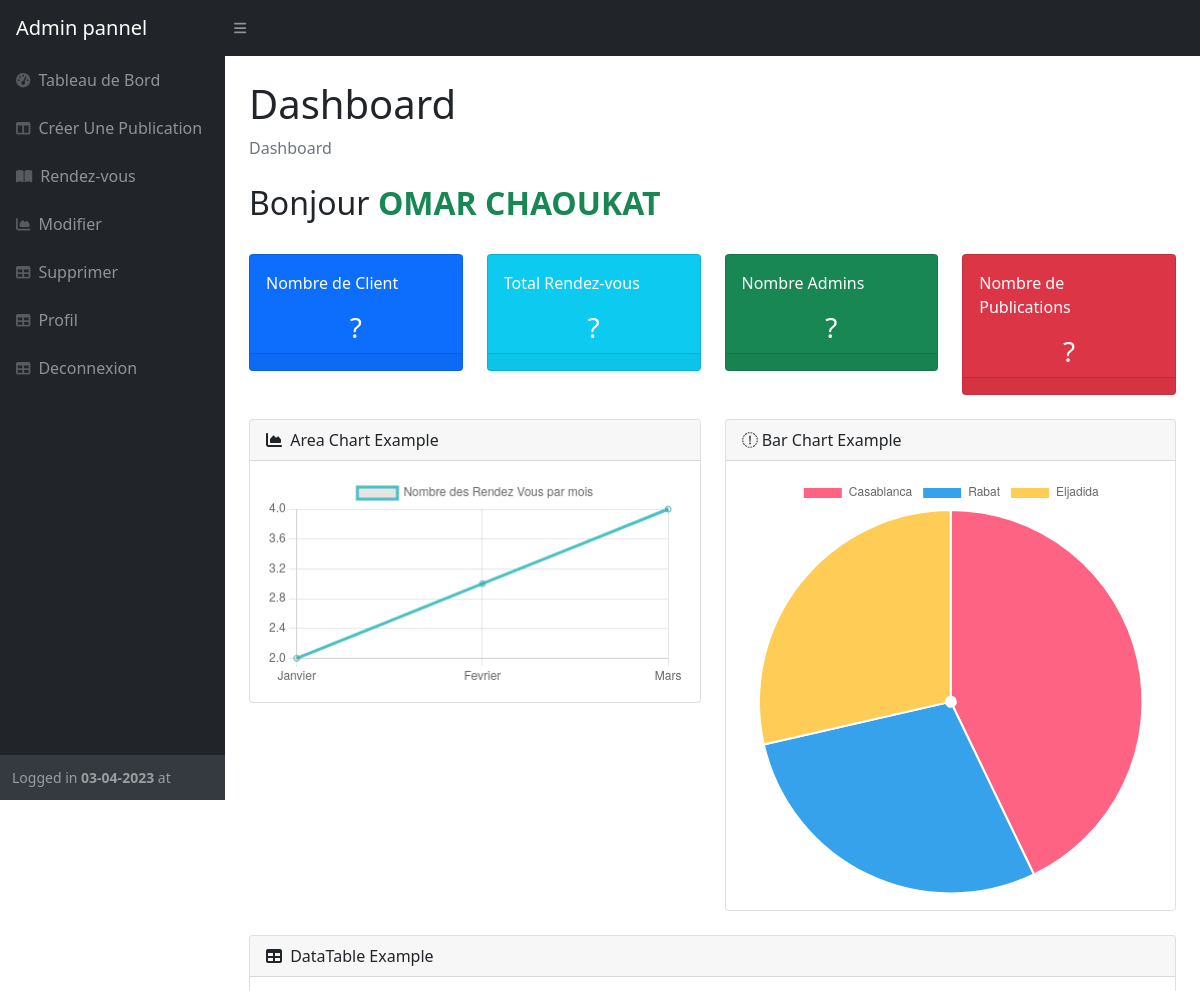
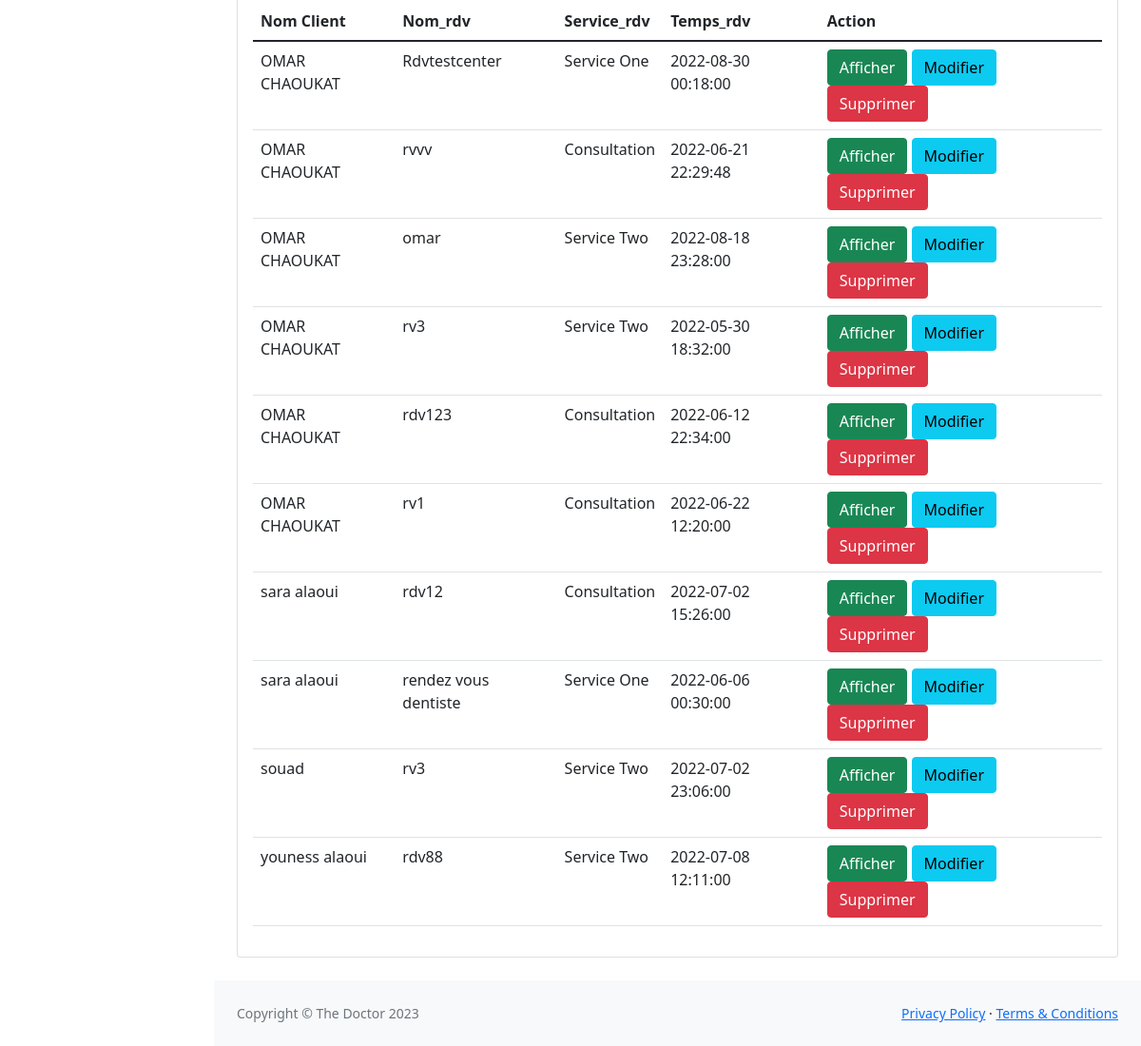
Page /views/admin/index.php (signed in) on the committed database (2 pictures, top to bottom).
### tables this page shows
CREATE TABLE `rendez_vous` (
  `rd_id` int(11) NOT NULL,
  `rd_name` varchar(255) NOT NULL,
  `rd_service` varchar(255) NOT NULL,
  `rd_time` timestamp NOT NULL DEFAULT current_timestamp() ON UPDATE current_timestamp(),
  `id_clt` int(11) NOT NULL
);

CREATE TABLE `clients` (
  `id` int(11) NOT NULL,
  `nom` varchar(50) DEFAULT NULL,
  `email` varchar(50) DEFAULT NULL,
  `ville` varchar(20) DEFAULT NULL,
  `pass` varchar(30) NOT NULL,
  `src` varchar(50) DEFAULT NULL
);

### model/dbcrud.php (called while the page is built, shortened)
<?php
class Crud{
public function rdv_clt(){
    require "connexion.php";
    $req=$db->prepare("SELECT rd_id,rd_name,
    rd_service,rd_time,clients.nom ,clients.id
    FROM rendez_vous
    INNER JOIN clients on clients.id=rendez_vous.id_clt ORDER BY clients.nom");
    $req->execute();
    $result=$req->fetchAll(PDO::FETCH_ASSOC);
    if($result){
        return $result;
    }
}
}
?>

### controller/statistics_data/table.php (the view, shortened to what this page needs)
<?php
require "../../model/dbcrud.php";
$obj = new Crud();
$data=$obj->rdv_clt();
echo "<table class='table table-hover'>";
echo "<thead>
<tr>
  <th scope=\"col\">Nom Client</th>
  <th scope=\"col\">Nom_rdv</th>
  <th scope=\"col\">Service_rdv</th>
  <th scope=\"col\">Temps_rdv</th>
  <th scope=\"col\">Action</th>
</tr>
</thead>
";
foreach($data as $d){
    echo "<tr>
       <td>{$d["nom"]}</td>
       <td>{$d["rd_name"]}</td>
       <td>{$d["rd_service"]}</td>
       <td>{$d["rd_time"]}</td>
       <td>
       <a href='../../controller/afficher.php?idclt={$d["id"]}' class='btn btn-success'>Afficher</a>
       <a href='modifier.php?idclt={$d["id"]}&idrdv={$d["rd_id"]}' class='btn btn-info'>Modifier</a>
       <a href='delete.php?idrdv={$d["rd_id"]}' class='btn btn-danger' onclick=\"confirm('Vous Voulez Vraiment Supprimer')\">Supprimer</a>
       </td>
       </tr>";
}
echo "</table>";
?>

### rows in the picture
rendez_vous: id_clt.nom "OMAR CHAOUKAT", rd_name "Rdvtestcenter", rd_service "Service One", rd_time "2022-08-30 00:18:00"
rendez_vous: id_clt.nom "OMAR CHAOUKAT", rd_name "rvvv", rd_service "Consultation", rd_time "2022-06-21 22:29:48"
rendez_vous: id_clt.nom "OMAR CHAOUKAT", rd_name "omar", rd_service "Service Two", rd_time "2022-08-18 23:28:00"
rendez_vous: id_clt.nom "OMAR CHAOUKAT", rd_name "rv3", rd_service "Service Two", rd_time "2022-05-30 18:32:00"
rendez_vous: id_clt.nom "OMAR CHAOUKAT", rd_name "rdv123", rd_service "Consultation", rd_time "2022-06-12 22:34:00"
rendez_vous: id_clt.nom "OMAR CHAOUKAT", rd_name "rv1", rd_service "Consultation", rd_time "2022-06-22 12:20:00"
rendez_vous: id_clt.nom "sara alaoui", rd_name "rdv12", rd_service "Consultation", rd_time "2022-07-02 15:26:00"
rendez_vous: id_clt.nom "sara alaoui", rd_name "rendez vous dentiste", rd_service "Service One", rd_time "2022-06-06 00:30:00"
rendez_vous: id_clt.nom "souad", rd_name "rv3", rd_service "Service Two", rd_time "2022-07-02 23:06:00"
rendez_vous: id_clt.nom "youness alaoui", rd_name "rdv88", rd_service "Service Two", rd_time "2022-07-08 12:11:00"

### other values in the picture
$bnj "Bonjour"
$_SESSION["nomadmin"] "OMAR CHAOUKAT"
Date("Y") "2023"
